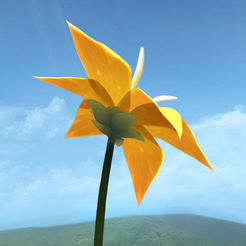
#> input picture Image Processing/flower1.jpg, 246 x 246 px
$ jupyter execute Contrast.ipynb
#> lines starting #> are read from the running program, lines starting #| are printed output that depends on the picture
[cell 1]
import cv2
import numpy as np

img=cv2.imread('flower1.jpg',0)
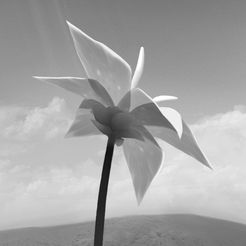
#> img: shape (246, 246); min 7, max 255, mean 164.4
int_min=np.amin(img)
#> int_min = 7
int_max=np.amax(img)
#> int_max = 255
x1=int_min
#> x1 = 7
y1=0
x2=int_max
#> x2 = 255
y2=255
m=float(y2-y1)/float(x2-x1)
#> m = 1.03
out=img*m
out=out-(x1*m)

out=np.array(out, dtype = np.uint8)
print(img)
#> (printed output is left out)
print(out)
#> (printed output is left out)
cv2.imshow('image', img)
cv2.imshow('contrast expanded', out)
cv2.waitKey(0)
cv2.destroyAllWindows()


$ run again, with Image Processing/cars.jpg copied over Image Processing/flower1.jpg
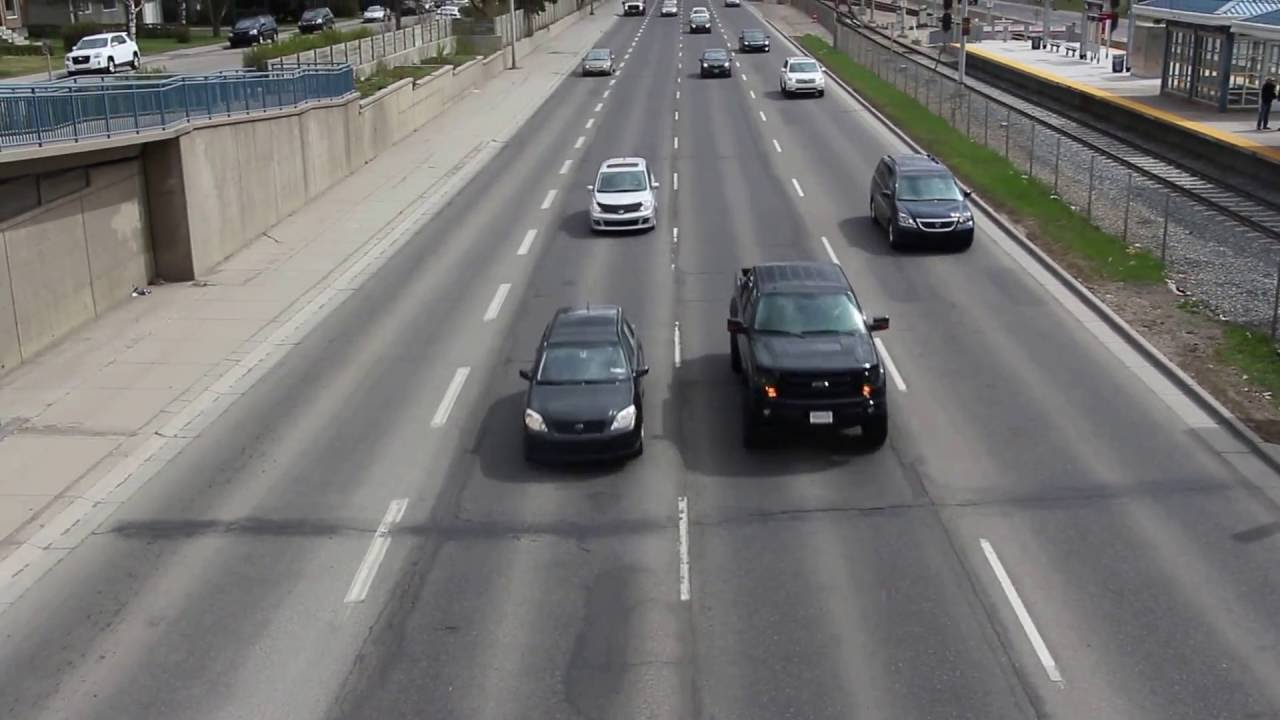
#> input picture Image Processing/cars.jpg, 1280 x 720 px
#> `img=cv2.imread('flower1.jpg',0)`:
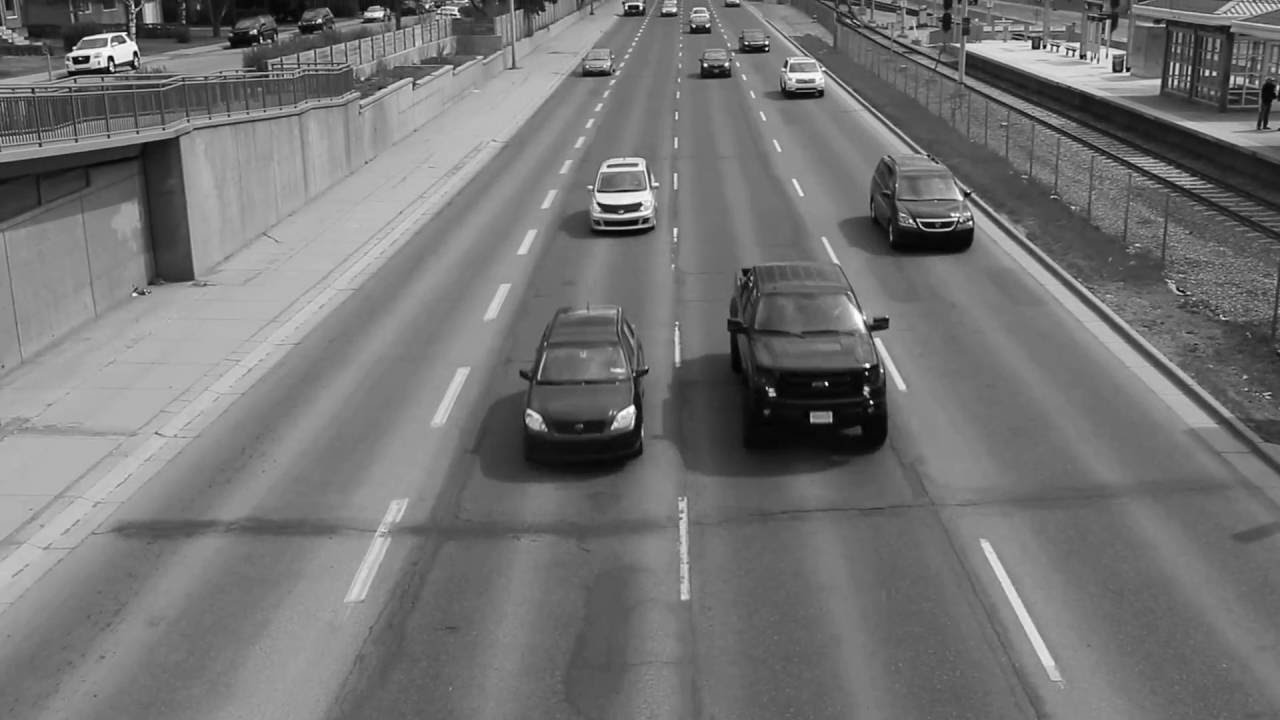
#> img: shape (720, 1280); min 0, max 255, mean 115.8
#> int_min = 0
#> int_max = 255
#> x1 = 0
#> x2 = 255
#> m = 1
#> (printed output is left out)
#> (printed output is left out)
